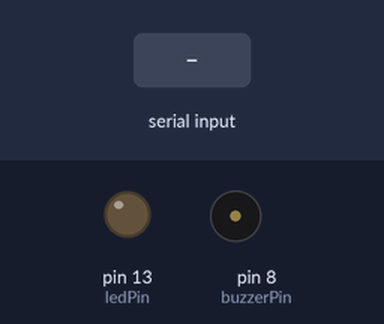
A sketch run on a simulated Arduino Uno, built with avr-gcc and run on an emulated ATmega328P. Parts: output pins drawn as LEDs (lit = HIGH), buzzer (waves = sounding, pin HIGH). Dashed ring = blinking. The inputs (shaded band) are chosen by the test bench. What the sketch prints to the serial monitor is not drawn.

Above: at 1.8 s.
1.9 s: "1\n" received over the second serial link
At 2.8 s:
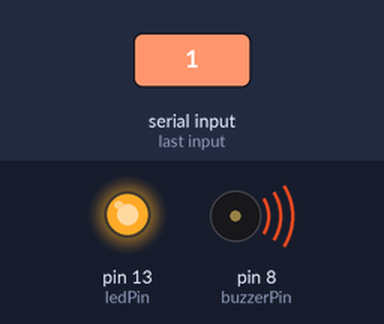
7.3 s: "0\n" received over the second serial link
At 8.0 s:
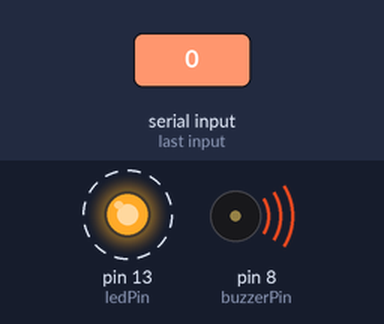
Timing chart, 0 to 13.1 s (numbered marks = the images above; inputs shaded):
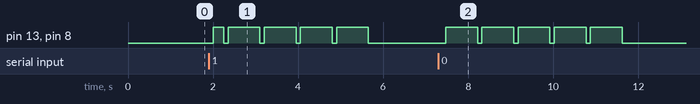

The sketch:

bluetooth.spy.ino
```cpp
/**
 * Use the LED_BUILTIN,
 * no resistor needed, no extra led.
 *
 * Two serial ports (hence the 'spy')
 * - One for BT
 * - One for the Serial Monitor
 *
 * Default Serial uses something equivalent to SoftwareSerial(0, 1);
 * Here, we use SoftwareSerial(0, 1) for the Serial monitor,
 * and SoftwareSerial(2, 3) for Bluetooth.
 *
 * Extra piezo buzzer can be hooked on pin 8
 *
 * If you have no Arduino, see https://www.tinkercad.com/things/7RGhSjmQfOj-morse-generator
 */

#include <SoftwareSerial.h>

#define CONSOLE_BR 9600
#define BT_BR      9600

#define ledPin LED_BUILTIN
#define buzzerPin 8   // Comment this if there is no buzzer

#define rxPin 2
#define txPin 3

#define NULL 0

// true & false already defined in Arduino
// #define true 1
// #define false 0

#define VERBOSE true

const String EOS = "\r\n";
String receivedSentence = "";
SoftwareSerial btSerial = SoftwareSerial(rxPin, txPin);

void setup() {
  pinMode(ledPin, OUTPUT);
#ifdef buzzerPin
  pinMode(buzzerPin, OUTPUT);
#endif
  digitalWrite(ledPin, LOW);
#ifdef buzzerPin
  digitalWrite(buzzerPin, LOW);
#endif
  btSerial.begin(BT_BR);    // Communication rate of the Bluetooth module
  Serial.begin(CONSOLE_BR); // Serial Monitor

  initMorseAlphabet(); // in morse.ino
  Serial.println("Bluetooth Spy ready");
}

void loop() {

  int data = -1;
  while (btSerial.available() > 0) { // Checks whether data is coming from the serial port
    data = btSerial.read();          // Reads the data from the serial port
    receivedSentence.concat((char)data);
  }
  // Received a String
  if (receivedSentence.length() > 0) {
    if (receivedSentence.endsWith(EOS)) {
      receivedSentence = receivedSentence.substring(0, receivedSentence.length() - EOS.length());
    }
    receivedSentence.toUpperCase();
    Serial.print("Translating: ");
    Serial.println(receivedSentence);
    String fullTranslation = "";
    for (int i = 0; i < receivedSentence.length(); i++) {
      String morse = renderCode(receivedSentence.charAt(i)); // in morse.ino
      fullTranslation.concat(morse);
      delay(100); // between letters
      fullTranslation.concat("/ ");
    }
    btSerial.println(fullTranslation); // Back to client
  }
  receivedSentence = ""; // Reset
  delay(500);

}
```

morse.ino
```cpp
typedef struct {
  char letter;
  String code; // contains no blank.
} morseCode;

#define ALPHABET_SIZE 36 // 26 letters, 10 digits
morseCode alphabet[ALPHABET_SIZE];

/**
 * A note for the french-speaking readers:
 * Below we provide a mnemonic way to learn the Morse code:
 * - Each word begins with the letter to translate
 * - Each word has as many syllables as it has signs
 * - A syllable with an 'O' is a dash, otherwise it is a dot.
 *
 * Example Z: Zo-ro-as-tre : _ _ . .
 */

void initMorseAlphabet() {
  // Letters
  alphabet[0].letter  = 'A'; alphabet[0].code  = "._";   // Allo
  alphabet[1].letter  = 'B'; alphabet[1].code  = "_..."; // Bombardement
  alphabet[2].letter  = 'C'; alphabet[2].code  = "_._."; // Compte Goutte
  alphabet[3].letter  = 'D'; alphabet[3].code  = "_..";  // Domaine
  alphabet[4].letter  = 'E'; alphabet[4].code  = ".";    // Eh!
  alphabet[5].letter  = 'F'; alphabet[5].code  = ".._."; // Fanfaronne
  alphabet[6].letter  = 'G'; alphabet[6].code  = "__.";  // Gloutonne
  alphabet[7].letter  = 'H'; alphabet[7].code  = "...."; // Heureusement
  alphabet[8].letter  = 'I'; alphabet[8].code  = "..";   // Ile
  alphabet[9].letter  = 'J'; alphabet[9].code  = ".___"; // J'ai mon loto (Smart hey?..)
  alphabet[10].letter = 'K'; alphabet[10].code = "_._";  // Kohinor (a diamond)
  alphabet[11].letter = 'L'; alphabet[11].code = "._.."; // Linotype
  alphabet[12].letter = 'M'; alphabet[12].code = "__";   // Moto
  alphabet[13].letter = 'N'; alphabet[13].code = "_.";   // Note
  alphabet[14].letter = 'O'; alphabet[14].code = "___";  // Oloron
  alphabet[15].letter = 'P'; alphabet[15].code = ".__."; // Pyrophore
  alphabet[16].letter = 'Q'; alphabet[16].code = "__._"; // Quocorico (OK, that's a trick)
  alphabet[17].letter = 'R'; alphabet[17].code = "._.";  // Raisonne
  alphabet[18].letter = 'S'; alphabet[18].code = "...";  // Salade
  alphabet[19].letter = 'T'; alphabet[19].code = "_";    // Top
  alphabet[20].letter = 'U'; alphabet[20].code = ".._";  // Unisson
  alphabet[21].letter = 'V'; alphabet[21].code = "..._"; // Vegetation
  alphabet[22].letter = 'W'; alphabet[22].code = ".__";  // Wagon long
  alphabet[23].letter = 'X'; alphabet[23].code = "_.._"; // Xochimilco (Mexican city)
  alphabet[24].letter = 'Y'; alphabet[24].code = "_.__"; // Yotcheoufou (ancient chinese town)
  alphabet[25].letter = 'Z'; alphabet[25].code = "__.."; // Zoroastre (Zaratustra, ancient Persian spiritual leader)
  // Digits
  alphabet[26].letter = '1'; alphabet[26].code = ".____";
  alphabet[27].letter = '2'; alphabet[27].code = "..___";
  alphabet[28].letter = '3'; alphabet[28].code = "...__";
  alphabet[29].letter = '4'; alphabet[29].code = "...._";
  alphabet[30].letter = '5'; alphabet[30].code = ".....";
  alphabet[31].letter = '6'; alphabet[31].code = "-....";
  alphabet[32].letter = '7'; alphabet[32].code = "__...";
  alphabet[33].letter = '8'; alphabet[33].code = "___..";
  alphabet[34].letter = '9'; alphabet[34].code = "____.";
  alphabet[35].letter = '0'; alphabet[35].code = "_____";
}

/**
 * Takes one character (A-Z, 0-9) as parameter.
 * Returns the morse translation AND emits the corresponding blink on ledPin
 * (ledPin defined in bluetooth.spy)
 * Ignores unknown characters.
 *
 * Make sure to send UPPERCASE characters
 */
String renderCode(char letter) {
  String translated = "";
  if (letter != '\n' && letter != '\r') {
    if (letter != ' ' && VERBOSE) {
      Serial.print("Rendering ");
      Serial.print(letter);
      Serial.print(" ");
    }

    // Find it
    morseCode * found = NULL;
    for (int i = 0; i < ALPHABET_SIZE; i++) {
      if (alphabet[i].letter == letter) {
        found = &alphabet[i];
        break;
      }
    }
    if (found != NULL) {
      String code = found->code;
      for (int i = 0; i < code.length(); i++) {
        digitalWrite(ledPin, HIGH);
#ifdef buzzerPin
        digitalWrite(buzzerPin, HIGH);
#endif
        if (code.charAt(i) == '.') {
          translated.concat(". ");
          if (VERBOSE) {
            Serial.print(". ");
          }
          delay(250);
        } else {
          translated.concat("_ ");
          if (VERBOSE) {
            Serial.print("_ ");
          }
          delay(750);
        }
        digitalWrite(ledPin, LOW);
#ifdef buzzerPin
        digitalWrite(buzzerPin, LOW);
#endif
        delay(100); // Between signs
      }
      if (VERBOSE) {
        Serial.println();
      }
    } else {
      if (letter == ' ') {
        translated.concat("  ");
        delay(100); // Between signs (. and _) of a character
      } else {
        if (VERBOSE) {
          Serial.print("[");
          Serial.print(letter);
          Serial.println("] not found...");
        }
      }
    }
  }
  if (VERBOSE) {
    Serial.print("\tReturning: ");
    Serial.println(translated);
  }
  return translated;
}
```

Measured:
- after the input at 1.9 s, pin 13 (ledPin), pin 8 (buzzerPin): LOW → HIGH after 0.10 s, then repeats every 0.85 s: LOW 0.10 s, HIGH 0.75 s, until it stays LOW from 5.7 s
- after the input at 7.3 s, pin 13 (ledPin), pin 8 (buzzerPin): alternates HIGH for 0.75 s and LOW for 0.10 s, 10 changes in all, then stays LOW, starting after 0.17 s
